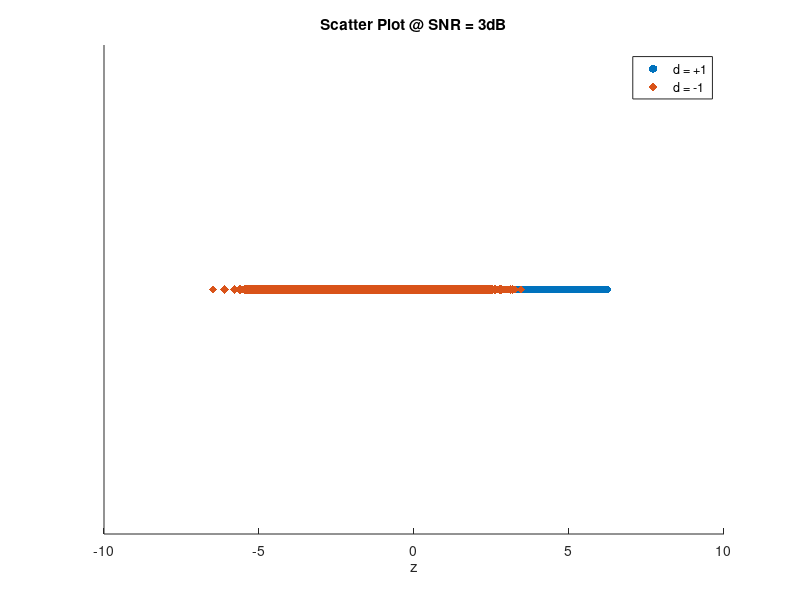

This figure's MATLAB source: (Note: this script raises an error after producing the figure.)
%%% Scatter Plot and Histogram @ SNR = 3dB and SNR = 10dB
%%% Written by P.-J. Su 2022/8/30

clc;    %% Clear command window
clear;  %% Remove items from workspace

Eb = 1;     %% Bit energy (J)
T = 1;      %% Bit interval (s)
num_bits = 10^6;    %% Number of data bit
    
%%%  AWGN channel (SNR = 3dB) %%%
SNR_3dB = 10.^(3/10);
N0_3dB = 2*Eb/SNR_3dB;  %% SNR = 2*Eb/N0
sigma_3dB = sqrt(N0_3dB*T);

% When data bit d = +1 is transmitted (Source bit: 1)
z_1_3dB = sqrt(2*Eb*T) + randn(1, num_bits)*sigma_3dB;
% When data bit d = -1 is transmitted (Source bit: 0)
z_0_3dB = -sqrt(2*Eb*T) + randn(1, num_bits)*sigma_3dB;

%%%  AWGN channel (SNR = 10dB) %%%
SNR_10dB = 10.^(10/10);
N0_10dB = 2*Eb/SNR_10dB;    %% SNR = 2*Eb/N0
sigma_10dB = sqrt(N0_10dB*T);

% When data bit d = +1 is transmitted (Source bit: 1)
z_1_10dB = sqrt(2*Eb*T) + randn(1, num_bits)*sigma_10dB;
% When data bit d = -1 is transmitted (Source bit: 0)
z_0_10dB = -sqrt(2*Eb*T) + randn(1, num_bits)*sigma_10dB;

%%% Plot the scatter plot and histogram @ SNR = 3dB %%%
clf;
y_Idx = zeros(1, num_bits);
scatter(z_1_3dB,y_Idx,'filled');
hold on;
scatter(z_0_3dB,y_Idx,'filled','d');
title('Scatter Plot @ SNR = 3dB');
yticks([]);
legend('d = +1','d = -1');
xlabel('z');

figure;
nbins = 50;
h1 = histogram(z_1_3dB,nbins,'Normalization','pdf');
hold on;
h2 = histogram(z_0_3dB,nbins,'Normalization','pdf');
ylim([0 1]);
title('Histogram @ SNR = 3dB');
legend('\it f\rm_z(z|d = +1)','\it f\rm_z(z|d = -1)');
xlabel('z');
ylabel('\it f\rm(z)');

%%% Plot the scatter plot and histogram @ SNR = 10dB %%%
figure;
scatter(z_1_10dB,y_Idx,'filled');
hold on;
scatter(z_0_10dB,y_Idx,'filled','d');
title('Scatter Plot @ SNR = 10dB');
yticks([]);
legend('d = +1','d = -1');
xlabel('z');

figure;
h3 = histogram(z_1_10dB,nbins,'Normalization','pdf');
hold on;
h4 = histogram(z_0_10dB,nbins,'Normalization','pdf');
x_axis_max = sqrt(2*Eb*T) + 6*sigma_10dB;
x_axis_min = -sqrt(2*Eb*T) - 6*sigma_10dB;
axis([x_axis_min x_axis_max 0 1]);
title('Histogram @ SNR = 10dB');
legend('\it f\rm_z(z|d = +1)','\it f\rm_z(z|d = -1)');
xlabel('z');
ylabel('\it f\rm(z)');